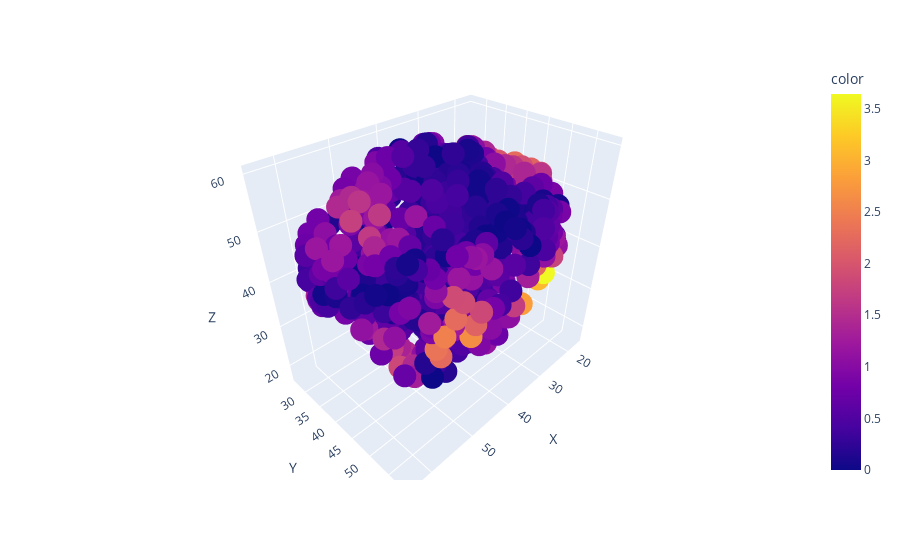

The notebook cell this image was saved under:
### Code cell
px.scatter_3d(data.initialPosition_data_pd.filter(data.index_test,axis=0),x="X",y="Y",z="Z",color=rel_errs[:,0])

### Figure 1 — Plotly figure (JSON) as saved in the notebook; plotly's stock layout.template omitted (floating-point values rounded to 4 significant figures; data arrays with more than 128 entries replaced by an {"elided": "..."} marker saying what was removed)
{"data": [{"hovertemplate": "X=%{x}<br>Y=%{y}<br>Z=%{z}<br>color=%{marker.color}<extra></extra>", "legendgroup": "", "marker": {"color": {"elided": "699 float values"}, "coloraxis": "coloraxis", "symbol": "circle"}, "mode": "markers", "name": "", "scene": "scene", "showlegend": false, "type": "scatter3d", "x": {"elided": "699 float values"}, "y": {"elided": "699 float values"}, "z": {"elided": "699 float values"}}], "layout": {"coloraxis": {"colorbar": {"title": {"text": "color"}}, "colorscale": [[0, "#0d0887"], [0.1111, "#46039f"], [0.2222, "#7201a8"], [0.3333, "#9c179e"], [0.4444, "#bd3786"], [0.5556, "#d8576b"], [0.6667, "#ed7953"], [0.7778, "#fb9f3a"], [0.8889, "#fdca26"], [1, "#f0f921"]]}, "legend": {"tracegroupgap": 0}, "margin": {"t": 60}, "scene": {"domain": {"x": [0, 1], "y": [0, 1]}, "xaxis": {"title": {"text": "X"}}, "yaxis": {"title": {"text": "Y"}}, "zaxis": {"title": {"text": "Z"}}}}}
